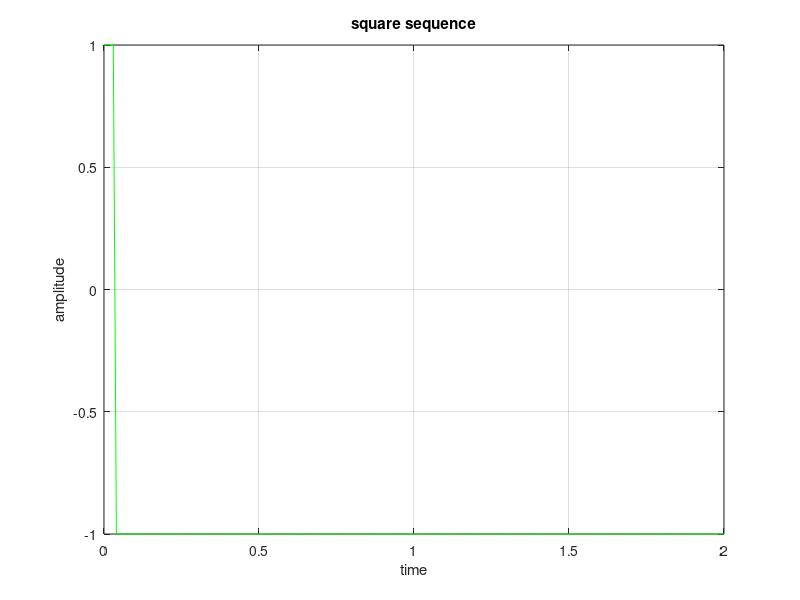

This chart was generated by the following MATLAB code:
clc;
clear;
t=0:0.01:2;
x=square(t,0.5);
plot(t,x,'g');
xlabel('time');
ylabel('amplitude');
title('square sequence');
grid on;